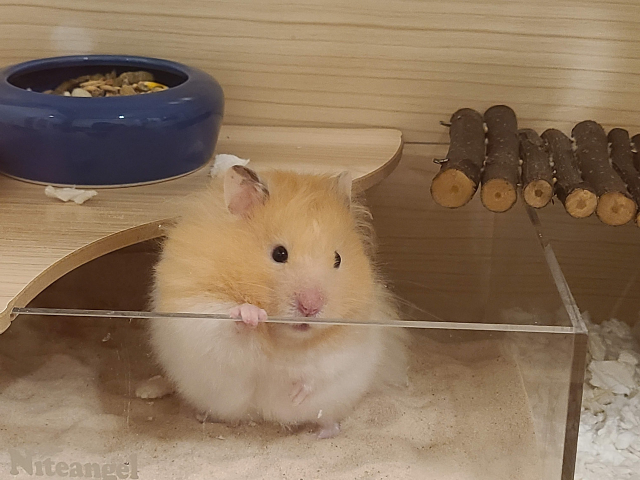
#> input picture 1121/hams.jpg, 1280 x 960 px (shown at 1/2 size)
$ python test.py
#> lines starting #> are read from the running program, lines starting #| are printed output that depends on the picture
#1 - 마우스 클릭 좌표로 이미지 이동
#2 - 스크롤바로 이미지 회전
#3 - 스크롤바로 이미지 크기 변환
import numpy as np, cv2

image = cv2.imread("hams.jpg", cv2.IMREAD_COLOR)
#> image is the input picture: shape (960, 1280, 3); mean B, G, R 91.9, 116.5, 140.4
if image is None: raise Exception("영상파일 읽기 에러")
resize_img = cv2.resize(image, (450,300))
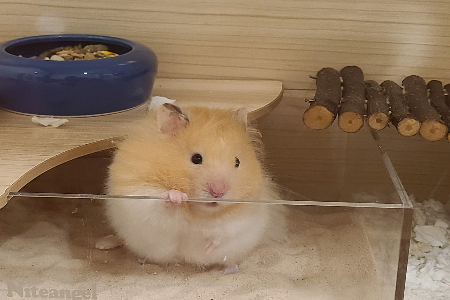
#> resize_img: shape (300, 450, 3); mean B, G, R 91.8, 116.4, 140.3
#> slider 'Rotation' is set to 100

def onMouse(event, x, y, flags, param):
    if event == cv2.EVENT_LBUTTONDOWN:
        rows, cols = resize_img.shape[0:2]
        dx, dy = x, y
        M = np.float32([[1,0,dx], [0,1,dy]])
        dst = cv2.warpAffine(resize_img, M, (cols + dx, rows +dy))
        cv2.imshow(title1, dst)

def Rotation(value2):
#> called with value2 = 100
    h, w = resize_img.shape[:2]
#> h = 300; w = 450
    center = (w // 2, h // 2)
#> center = (225, 150)
    rot_mat = cv2.getRotationMatrix2D(center,value2,1)
    dst2 = cv2.warpAffine(resize_img, rot_mat, (w,h), cv2.INTER_LINEAR)
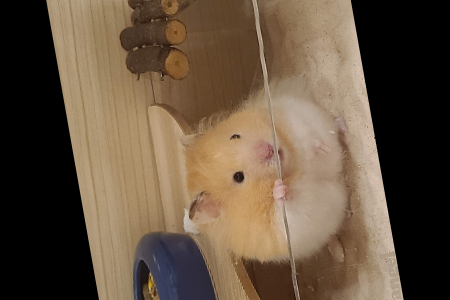
#> dst2: shape (300, 450, 3); mean B, G, R 63.9, 82.4, 99.9
    cv2.imshow(title2, dst2)

def Scale(value3):
#> called with value3 = 15
    dst3 = cv2.resize(resize_img, None, fx=(value3)*0.1, fy=(value3)*0.1, interpolation=cv2.INTER_LINEAR)
    cv2.imshow(title3, dst3)

value2 = 0
value3 = 15
title1 = "translate"
title2 = "rotation"
title3 = "scale"

cv2.namedWindow(title1)
cv2.namedWindow(title2)
cv2.namedWindow(title3)

cv2.createTrackbar("Rotation", title2, value2, 360, Rotation)
cv2.createTrackbar("Scale", title3, value3,30, Scale)
cv2.setMouseCallback(title1, onMouse)

cv2.imshow(title1, resize_img)
cv2.imshow(title2, resize_img) #기본 이미지 출력 - 이거 없으면 까만화면에서 시작
cv2.imshow(title3, resize_img)
cv2.waitKey(0)

$ run again, with 1121/perspective.jpg copied over 1121/hams.jpg
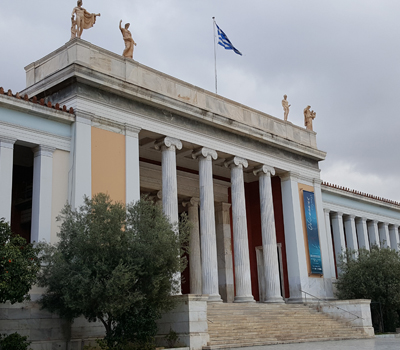
#> input picture 1121/perspective.jpg, 400 x 350 px
#> image is the input picture: shape (350, 400, 3); mean B, G, R 129, 129.1, 128.7
#> `resize_img = cv2.resize(image, (450,300))`:
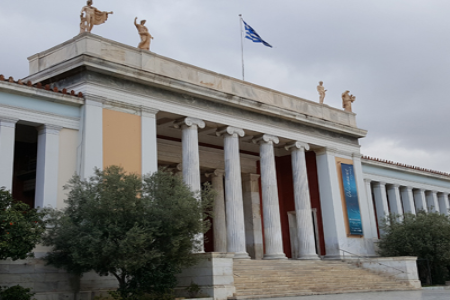
#> resize_img: shape (300, 450, 3); mean B, G, R 128.9, 129, 128.6
#> in Rotation, `dst2 = cv2.warpAffine(resize_img, rot_mat, (w,h), cv2.INTER_LINEAR)`:
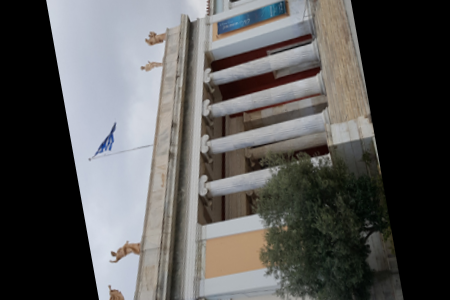
#> dst2: shape (300, 450, 3); mean B, G, R 86, 87, 87.5
